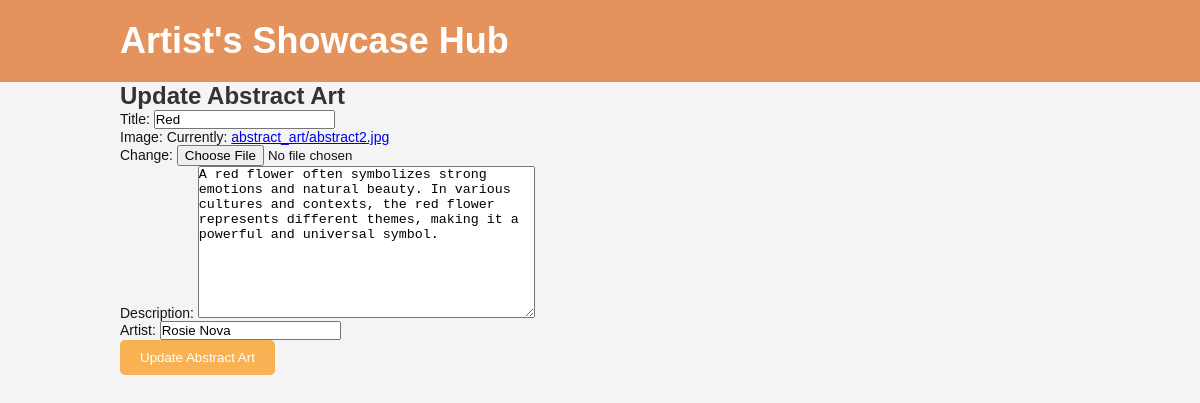
/update_abstractart/2/, run on an earlier commit of the app's database.
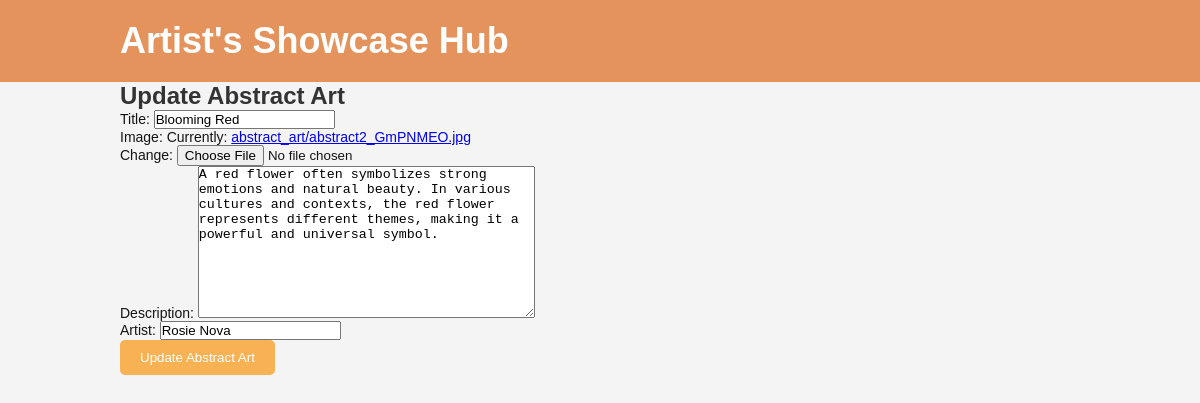
And on a later commit of the database.
### hub/models.py (models this page shows, shortened)
class AbstractArt(models.Model):
    title = models.CharField(max_length=100)
    image = models.ImageField(upload_to='abstract_art/')
    description = models.TextField()
    artist = models.CharField(max_length=100)

### hub/views.py (the view)
# urls.py: path('update_abstractart/<int:id>/', views.update_abstractart, name='update_abstractart'),
def update_abstractart(request, id):
    art = get_object_or_404(AbstractArt, id=id)
    if request.method == 'POST':
        form = AbstractArtForm(request.POST, request.FILES, instance=art)
        if form.is_valid():
            form.save()
            return redirect('abstractart')
    else:
        form = AbstractArtForm(instance=art)
    return render(request, 'update_abstractart.html', {'form': form})

### hub/forms.py
class AbstractArtForm(ModelForm):
    class Meta:
        model = AbstractArt
        fields = '__all__'

### template/update_abstractart.html (shortened to what this page needs)
<!DOCTYPE html>
<html lang="en">
<head>
    {% load static %}
    <link rel="stylesheet" href="{% static 'gallery.css' %}">
</head>
<body>
    <header class="site-header">
        <div class="container">
            <h1 class="site-title">Artist's Showcase Hub</h1>
        </div>
    </header>
    <main class="content">
        <div class="container">
            <h2>Update Abstract Art</h2>
            <form method="POST" enctype="multipart/form-data">
                {{ form.as_p }}
                <button type="submit" class="btn btn-primary">Update Abstract Art</button>
            </form>
        </div>
    </main>
</body>
</html>

What changed in the data, as far as the page shows it:
changed AbstractArt "Rosie Nova": title "Red" → "Blooming Red"
Also different on the page:
text no longer shown: "Title: Image: Currently: abstract_art/abstract2.jpg Change: Description: Artist:"
text now shown: "Title: Image: Currently: abstract_art/abstract2_GmPNMEO.jpg Change: Description: Artist:"
